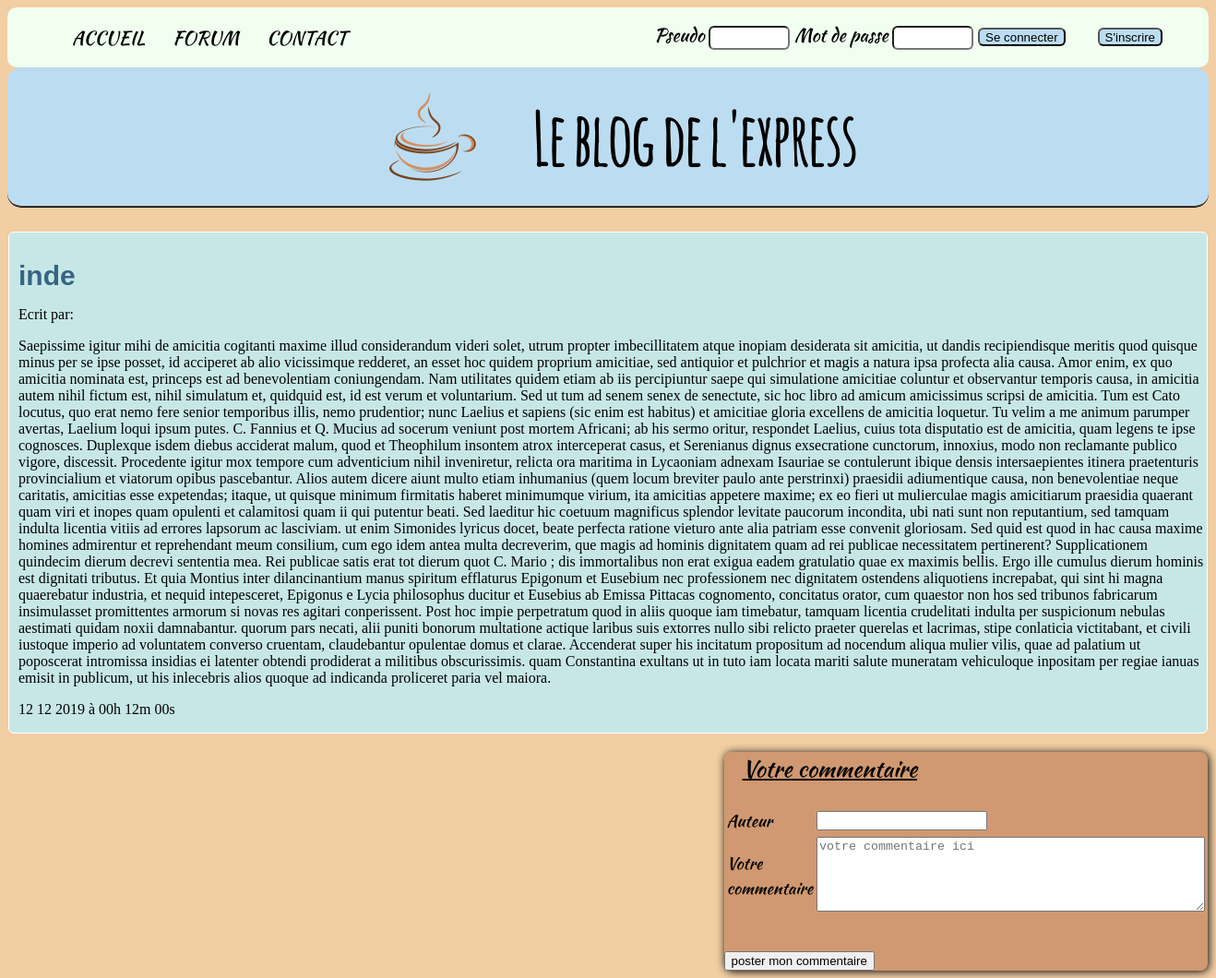
The app's page /commentaire.php?id=3 with its own data.
### tables this page shows
CREATE TABLE IF NOT EXISTS `topics` (
  `id` int(11) NOT NULL AUTO_INCREMENT,
  `pseudo` varchar(255) DEFAULT NULL,
  `titre` varchar(255) DEFAULT NULL,
  `date_crea` date DEFAULT NULL,
  `contenu` text DEFAULT NULL,
  PRIMARY KEY (`id`)
);

### commentaire.php (the view, shortened to what this page needs)
<!DOCTYPE html>
    <html lang="fr">
    <head>
        <link rel="stylesheet" href="style_section.css">
    </head>
    <body>
        <?php
        try{
            $bdd = new PDO('mysql:host=localhost;dbname=blog_projet;charset=utf8','root','',array(PDO::ATTR_ERRMODE => PDO:: ERRMODE_EXCEPTION));
        }
        catch(Exception $e)
        {
            die('erreur : '.$e->getMessage());
        }
        if(isset($_SESSION['pseudo']) AND isset($_SESSION['id']))
        {
          include('header_auth.php');
        }
        else
        {
            include('header.php');
        }
        ?>
        <div class="conteneur">
        <?php
            if(isset($_GET['id']))
            {
                $req = $bdd->prepare('SELECT id,pseudo,titre,contenu,DATE_FORMAT(date_crea, "%d %m %Y à %Hh %mm %ss") as date_fr FROM topics WHERE id = ?');
                $req->execute(array($_GET['id']));
                $resultat2 = $req->fetch();
                ?>
                <div class="topic_post">
                    <h3 class="titre_topic_post"><?php echo $resultat2['titre'];?></h3>
                    <p class="titre_topic_paragraphe">Ecrit par: <?php echo $resultat2['pseudo'];?></p>
                    <div class="contenu_topic">
                        <p><?php echo $resultat2['contenu'];?></p>
                        <p><?php echo $resultat2['date_fr'];?></p>
                    </div>
                </div>
                <div class="espace_comm">
                    <div class="commentaires_conteneur">
                    </div>
                    <div class="form_comm">
                        <h2>Votre commentaire</h2>
                        <form action="commentaire_post.php" method="POST">
                            <table>
                                <tr>
                                    <td><label for="auteur">Auteur</label></td>
                                    <td><input type="text" name="auteur" id="auteur"></td>
                                </tr>
                                <tr>
                                    <td><label for="commentaire">Votre commentaire</label></td>
                                    <td><textarea name="commentaire" id="commentaire" placeholder="votre commentaire ici" rows="5" cols="50"></textarea></td>
                                </tr>
                            </table>
                            <br>
                            <br>
                            <input type="submit" name="envoi" value="poster mon commentaire">
                        </form>
                    </div>
                <?php
                }
                ?>
        </div>
    </body>
</html>

### style_section.css (style rules this page uses)
body { background-color: rgb(241, 206, 163); }
.conteneur { width: 1300px; margin: auto; }
.titre_topic_paragraphe { margin-left: 10px; }
.contenu_topic { margin-left: 10px; }
.topic_post { border: 1px white solid; border-radius: 6px; background-color: rgb(199, 231, 231); margin-top:2%; margin-bottom: 5px }
.espace_comm { display: flex; justify-content: space-between; margin-top: 20px; }
.titre_topic_post { font-size: 30px; font-family: Arial, Helvetica, sans-serif; margin-left: 10px; color: rgb(53, 101, 131); margin-bottom: 1px; }
.form_comm { border-radius: 8px ; background-color: hsl(25, 50%, 63%); box-shadow: black 1px 1px 10px; margin-left: 20px; height: fit-content; flex: 1; }
.form_comm h2 { font-size: 25px; font-family: 'kaushan_scriptregular'; font-weight: lighter; margin-top:0px; text-decoration: underline; padding-left: 20px; }
.form_comm label { font-family: 'kaushan_scriptregular'; font-size: 18px; }
.commentaires_conteneur { display: flex; flex-direction: column; flex: 2; }

### records on screen
topics: titre "inde", contenu "Saepissime igitur mihi de amicitia cogitanti maxime illud considerandum videri solet, utrum propter imbecillitatem atque inopiam desiderata sit amicitia, ut dandis recipiendisque meritis quod quisque minus per se ipse posset, id acciperet ab alio vicissimque redderet, an esset hoc quidem proprium amicitiae, sed antiquior et pulchrior et magis a natura ipsa profecta alia causa. Amor enim, ex quo amicitia nominata est, princeps est ad benevolentiam coniungendam. Nam utilitates quidem etiam ab iis percipiuntur saepe qui simulatione amicitiae coluntur et observantur temporis causa, in amicitia autem nihil fictum est, nihil simulatum et, quidquid est, id est verum et voluntarium. Sed ut tum ad…"

### other values on screen
$resultat2['date_fr'] "12 12 2019 à 00h 12m 00s"
